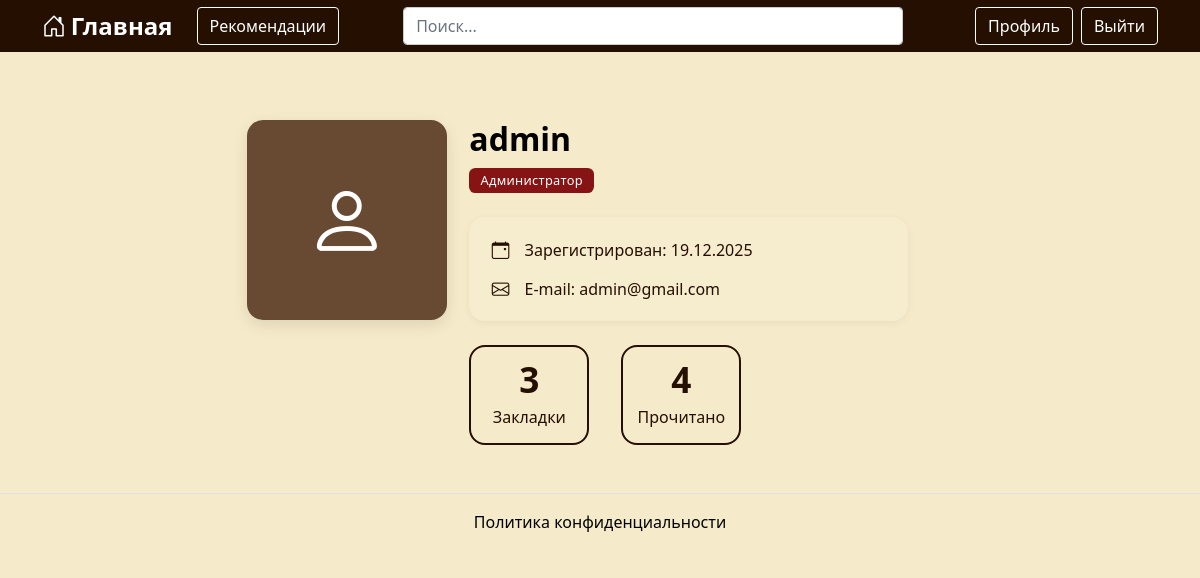
The page /users/profile/1/ on the database as committed earlier.
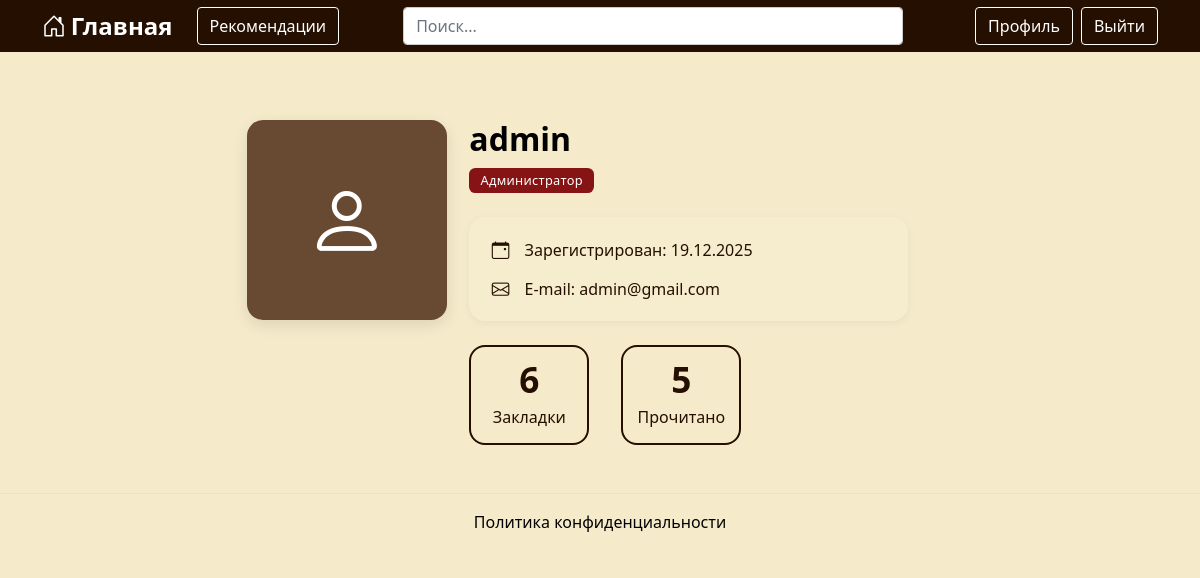
The same page on the database as committed later.
### users/models.py (models this page shows, shortened)
class User(AbstractUser):
    avatar = models.ImageField(verbose_name='Аватар', upload_to='users-avatars', blank=True)
    email = models.EmailField(_("email address"))
    saved_books = models.ManyToManyField(
        Book, blank=True, related_name='users_saved', verbose_name='Избранные книги'
    )
    read_books = models.ManyToManyField(
        Book, blank=True, related_name='users_read', verbose_name='Прочитанные книги'
    )
    class Meta:
        verbose_name = 'пользователь'
        verbose_name_plural = 'Пользователи'

### users/views.py (the view)
# urls.py: path('profile/<int:pk>/', UserAccountView.as_view(), name='profile'),
class UserAccountView(DetailView):
    model = User
    template_name = 'users/profile.html'
    context_object_name = 'user'

### users/templates/users/profile.html (shortened to what this page needs)
{% extends "../base.html" %}
{% load static %}
{% block content %}
<div class="profile-page">
<div class="row justify-content-center book-detail">
    <div class="col-12 col-md-10 col-lg-8">
        <div class="row g-4">
            <div class="col-12 col-md-4">
                <div class="profile-avatar-container">
                {% if user.avatar %}
                 <div class="profile-avatar mb-4">
                    <img src="{{ user.avatar.url }}">
                </div>
                {% else %}
                    <div class="profile-avatar-empty mb-4">
                        <i class="bi bi-person"></i>
                    </div>
                {% endif %}
                </div>
            </div>
            <div class="col-12 col-md-8 profile-right">
                <h1 class="book-title mb-2">{{ user.username }}</h1>
                <div class="profile-badge-container mb-4">
                    {% if user.is_staff or user.is_superuser %}
                        <span class="profile-badge admin">Администратор</span>
                    {% else %}
                        <span class="profile-badge user">Пользователь</span>
                    {% endif %}
                </div>
                <div class="profile-info mb-4">
                    {% if user.date_joined %}
                    <div class="profile-info-item">
                        <i class="bi bi-calendar-event"></i>
                        <span>Зарегистрирован: {{ user.date_joined|date:"d.m.Y" }}</span>
                    </div>
                    {% endif %}
                    <div class="profile-info-item">
                        <i class="bi bi-envelope"></i>
                        <span>E-mail: {{ user.email }}</span>
                    </div>
                </div>
                <div class="profile-square-stats">
                    <div class="square-stat-item">
                        <a href="{% url "users:saved_books" user.id %}" class="square-stat-link">
                            <div class="square-stat-number">{{ user.saved_books.count }}</div>
                            <div class="square-stat-label">
                                Закладки
                            </div>
                        </a>
                    </div>
                    <div class="square-stat-item">
                        <a href="{% url "users:read_books" user.id %}" class="square-stat-link">
                            <div class="square-stat-number">{{ user.read_books.count }}</div>
                            <div class="square-stat-label">
                                Прочитано
                            </div>
                        </a>
                    </div>
                </div>
            </div>
        </div>
    </div>
</div>
</div>
{% endblock %}

Rows that differ between the two databases and show on the page:
changed User "admin": saved_books.count "3" → "6"; read_books.count "4" → "5"
